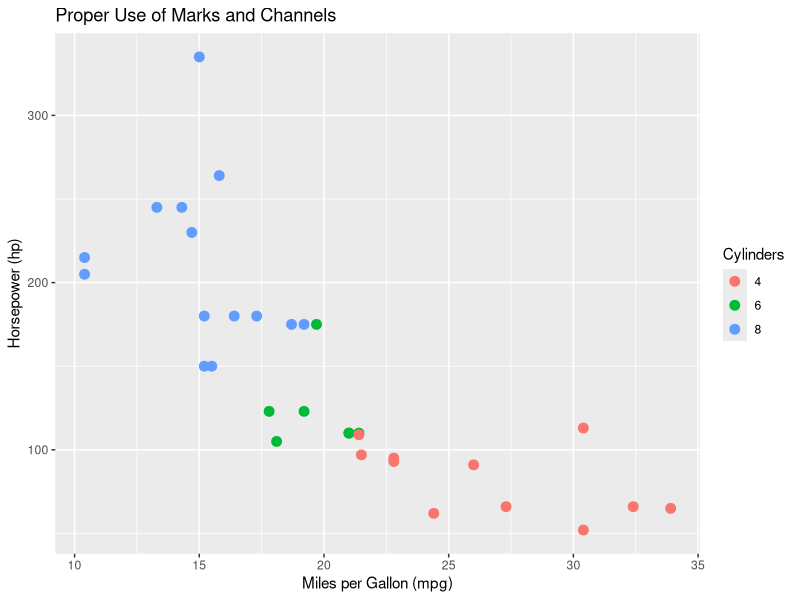
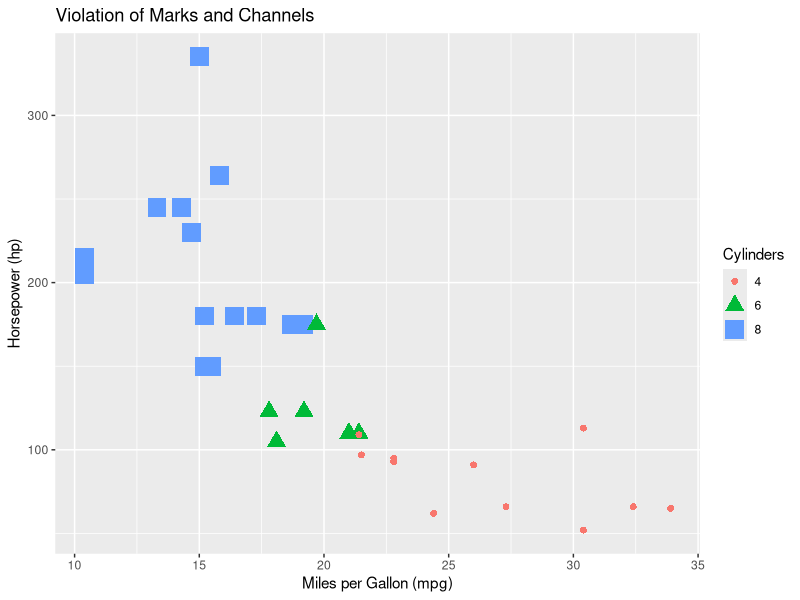
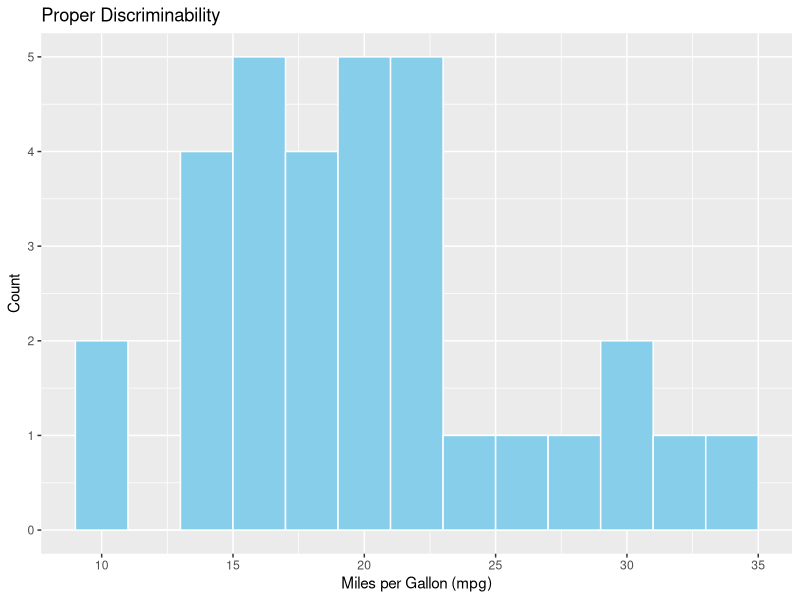
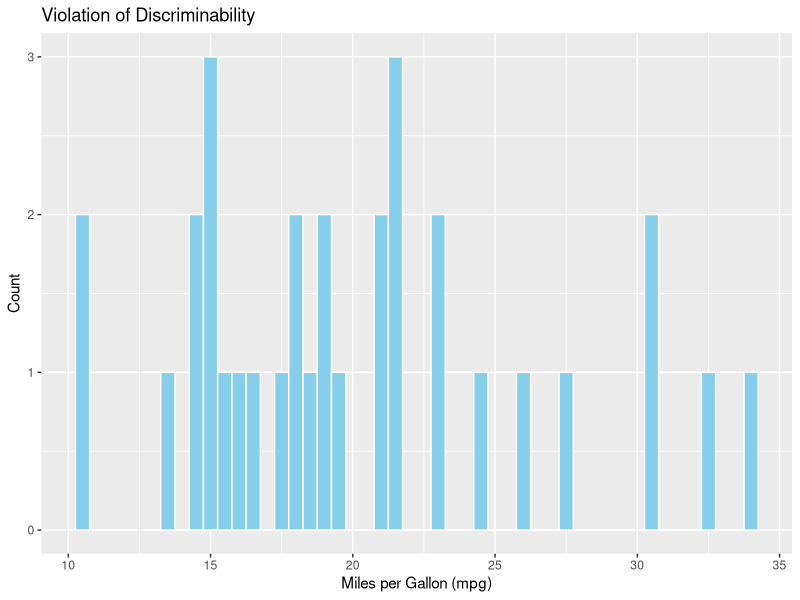
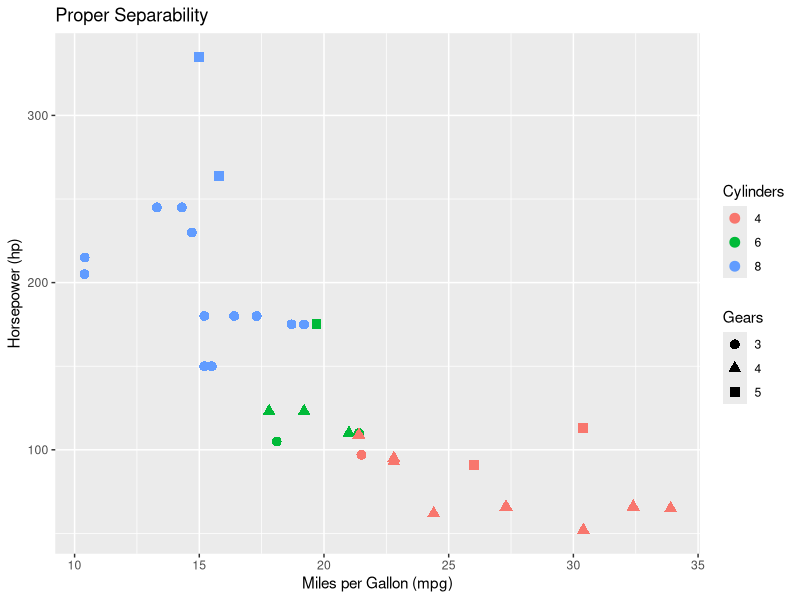
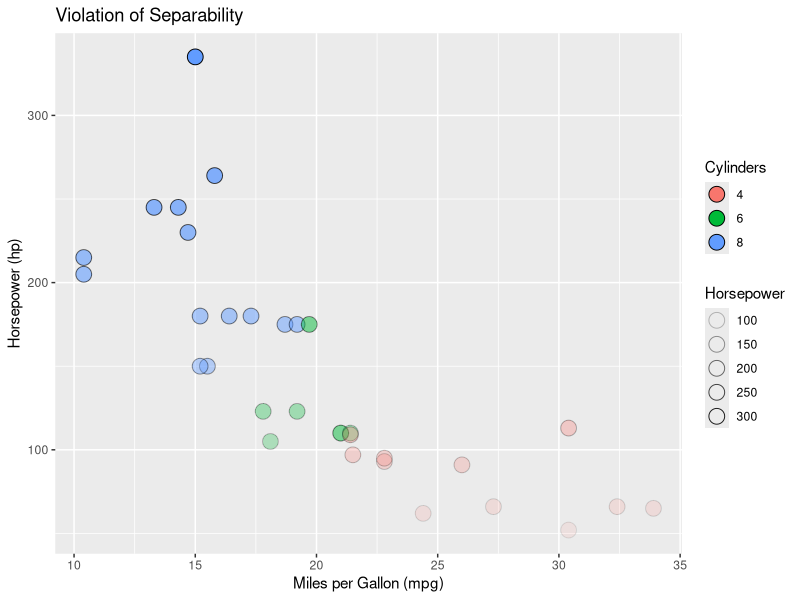
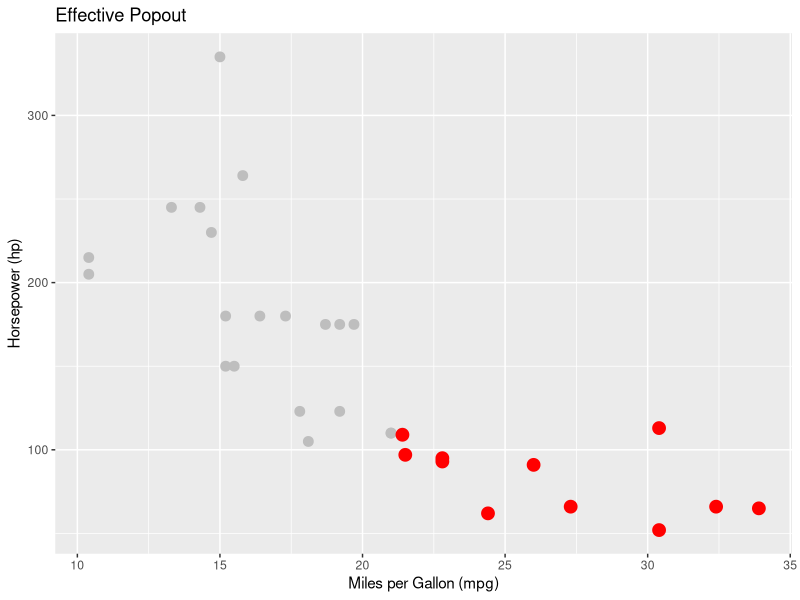
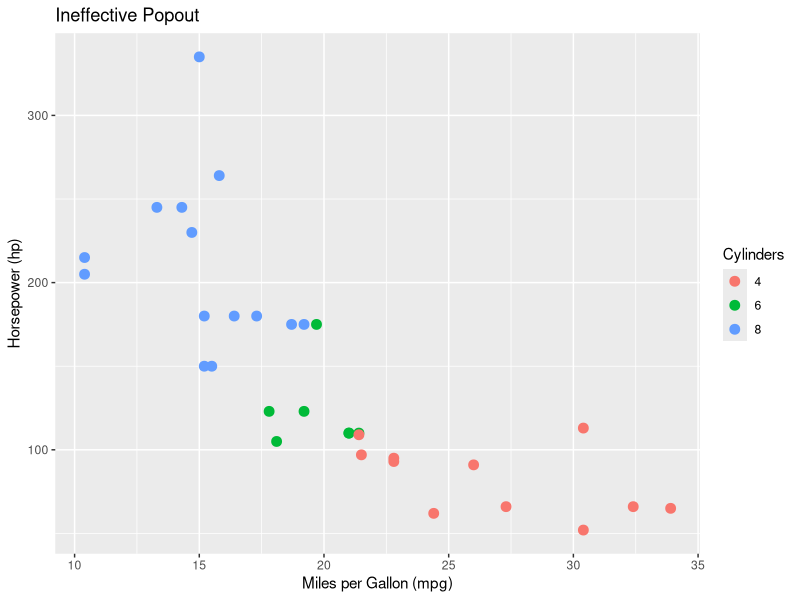

The R source for these figures, in order:
## ---- chunk 1
library(ggplot2)
data(mtcars)

ggplot(mtcars, aes(x = mpg, y = hp, color = factor(cyl))) +
  geom_point(size = 3) +
  labs(title = "Proper Use of Marks and Channels",
       x = "Miles per Gallon (mpg)",
       y = "Horsepower (hp)",
       color = "Cylinders")
## ---- chunk 2
library(datasets)
library(ggplot2)
ggplot(mtcars, aes(x = mpg, y = hp, size = factor(cyl), shape = factor(cyl), color = factor(cyl))) +
  geom_point() +
  labs(title = "Violation of Marks and Channels",
       x = "Miles per Gallon (mpg)",
       y = "Horsepower (hp)",
       size = "Cylinders",
       shape = "Cylinders",
       color = "Cylinders")
## ---- chunk 3
ggplot(mtcars, aes(x = mpg)) +
  geom_histogram(binwidth = 2, fill = "skyblue", color = "white") +
  labs(title = "Proper Discriminability",
       x = "Miles per Gallon (mpg)",
       y = "Count")
## ---- chunk 4
ggplot(mtcars, aes(x = mpg)) +
  geom_histogram(binwidth = 0.5, fill = "skyblue", color = "white") +
  labs(title = "Violation of Discriminability",
       x = "Miles per Gallon (mpg)",
       y = "Count")

## ---- chunk 5
ggplot(mtcars, aes(x = mpg, y = hp, color = factor(cyl), shape = factor(gear))) +
  geom_point(size = 3) +
  labs(title = "Proper Separability",
       x = "Miles per Gallon (mpg)",
       y = "Horsepower (hp)",
       color = "Cylinders",
       shape = "Gears")

## ---- chunk 6
ggplot(mtcars, aes(x = mpg, y = hp, fill = factor(cyl), alpha = hp)) +
  geom_point(size = 5, shape = 21) +
  labs(title = "Violation of Separability",
       x = "Miles per Gallon (mpg)",
       y = "Horsepower (hp)",
       fill = "Cylinders",
       alpha = "Horsepower")

## ---- chunk 7
ggplot(mtcars, aes(x = mpg, y = hp)) +
  geom_point(size = 3, color = "grey") +
  geom_point(data = subset(mtcars, cyl == 4), aes(x = mpg, y = hp), color = "red", size = 4) +
  labs(title = "Effective Popout",
       x = "Miles per Gallon (mpg)",
       y = "Horsepower (hp)")

## ---- chunk 8
ggplot(mtcars, aes(x = mpg, y = hp, color = factor(cyl))) +
  geom_point(size = 3) +
  labs(title = "Ineffective Popout",
       x = "Miles per Gallon (mpg)",
       y = "Horsepower (hp)",
       color = "Cylinders")

